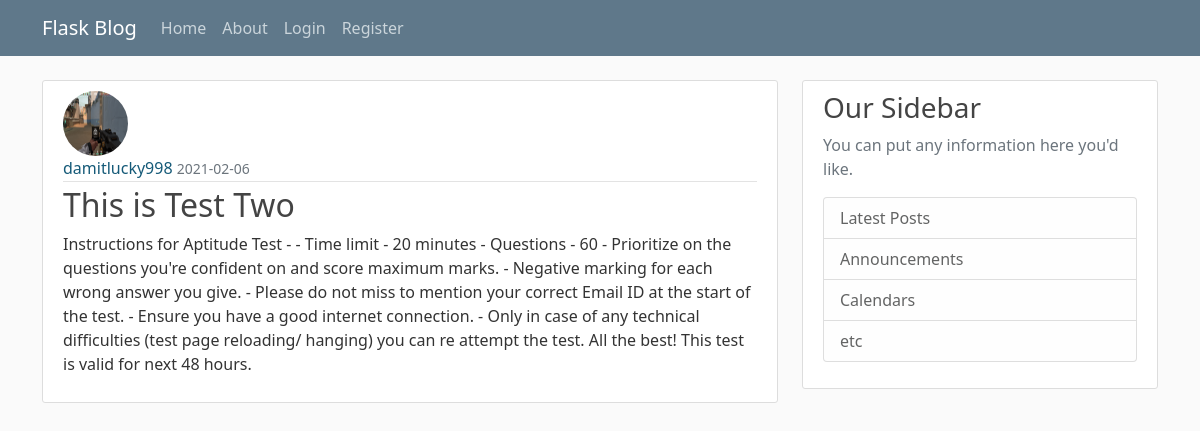
Screenshot of /post/2 with the database file from the repository.
### app/models.py (models this page shows, shortened)
class User(db.Model,UserMixin):
    id=db.Column(db.Integer,primary_key=True)
    username=db.Column(db.String(20),unique=True,nullable=False)
    email=db.Column(db.String(120),unique=True,nullable=False)
    image_file=db.Column(db.String(60),nullable=False,default='default.jpg')
    password=db.Column(db.String(60),nullable=False)
    posts=db.relationship('Post',backref='author',lazy=True)

class Post(db.Model):
    id=db.Column(db.Integer,primary_key=True)
    title=db.Column(db.String(100),nullable=False)
    post_image=db.Column(db.String(60),nullable=False,default='default_post.jpg')
    date_posted=db.Column(db.DateTime,nullable=False,default=datetime.utcnow())
    content=db.Column(db.Text,nullable=False)
    user_id=db.Column(db.Integer,db.ForeignKey('user.id'),nullable=False)
    def __repr__(self):
        return f"User('{self.title}','{self.date_posted}','{self.post_image}')"

### app/routes.py (the view)
@app.route('/post/<int:post_id>',methods=['GET','POST'])
def post(post_id):
    post=Post.query.get_or_404(post_id)
    print(post,'this is post')
    return render_template('post.html',title=post.title,post=post,legend='New Post')

### app/templates/post.html (shortened to what this page needs)
{% extends "layout.html" %}
{% block content %}
    <article class="media content-section">
        <img class="rounded-circle article-img" src="{{ url_for('static', filename='image/Profile_Default/' + post.author.image_file) }}">
        <div class="media-body">
        <div class="article-metadata">
            <a class="mr-2" href="#" style="text-decoration:none; color: #155a78">{{ post.author.username }}</a>
            <small class="text-muted">{{ post.date_posted.strftime('%Y-%m-%d') }}</small>
        </div>
        <h2 >  {{ post.title }} </a></h2>
        <p class="article-content"> {{ post.content }} </p>
        </div>
    </article>
{% endblock content %}

### app/templates/layout.html (shortened to what this page needs)
<!DOCTYPE html>
<html lang="en">
<head>
    <link href="https://cdn.jsdelivr.net/npm/bootstrap@5.0.0-beta1/dist/css/bootstrap.min.css" rel="stylesheet">
    <link rel="stylesheet" href="{{url_for("static",filename='main.css')}}" >
</head>
<body>
    <header class="site-header">
        <nav class="navbar navbar-expand-md navbar-dark bg-steel fixed-top">
          <div class="container">
            <a class="navbar-brand mr-4" href="/">Flask Blog</a>
            <div class="collapse navbar-collapse" id="navbarToggle">
              <div class="navbar-nav mr-auto">
                <a class="nav-item nav-link" href="{{url_for("home")}}">Home</a>
                <a class="nav-item nav-link" href="{{url_for("about")}}">About</a>
              </div>
              <div class="navbar-nav">
                {% if current_user.is_authenticated %}
                  <a class="nav-item nav-link" href="{{url_for("new_post")}}">New Post</a>
                  <a class="nav-item nav-link" href="{{url_for("account")}}">{{ current_user.username }}</a>
                  <a class="nav-item nav-link" href="{{url_for("logout")}}">Logout</a>
                {% else %}
                  <a class="nav-item nav-link" href="{{url_for("login")}}">Login</a>
                  <a class="nav-item nav-link" href="{{url_for("register")}}">Register</a>
                {% endif %}
              </div>
            </div>
          </div>
        </nav>
      </header>
      <main role="main" class="container">
        <div class="row">
          <div class="col-md-8">
            {% block content %}{% endblock %}
          </div>
          <div class="col-md-4">
            <div class="content-section">
              <h3>Our Sidebar</h3>
              <p class='text-muted'>You can put any information here you'd like.
                <ul class="list-group">
                  <li class="list-group-item list-group-item-light">Latest Posts</li>
                  <li class="list-group-item list-group-item-light">Announcements</li>
                  <li class="list-group-item list-group-item-light">Calendars</li>
                  <li class="list-group-item list-group-item-light">etc</li>
                </ul>
              </p>
            </div>
          </div>
        </div>
      </main>
</body>
</html>

### app/static/main.css (style rules this page uses)
body { background: #fafafa; color: #333333; margin-top: 5rem; }
h1, h2, h3, h4, h5, h6 { color: #444444; }
.bg-steel { background-color: #5f788a; }
.site-header .navbar-nav .nav-link { color: #cbd5db; }
.content-section { background: #ffffff; padding: 10px 20px; border: 1px solid #dddddd; border-radius: 3px; margin-bottom: 20px; }
.article-content { white-space: pre-line; }
.article-img { height: 65px; width: 65px; margin-right: 16px; }
.article-metadata { padding-bottom: 1px; margin-bottom: 4px; border-bottom: 1px solid #e3e3e3 }

### rows the page displays
User: image_file (picture), author.username "damitlucky998"
Post: date_posted "2021-02-06", title "This is Test Two", content "Instructions for Aptitude Test - - Time limit - 20 minutes - Questions - 60 - Prioritize on the questions you're confident on and score maximum marks. - Negative marking for each wrong answer you give. - Please do not miss to mention your correct Email ID at the start of the test. - Ensure you have a good internet connection. - Only in case of any technical difficulties (test page reloading/ hanging) you can re attempt the test. All the best! This test is valid for next 48 hours."
